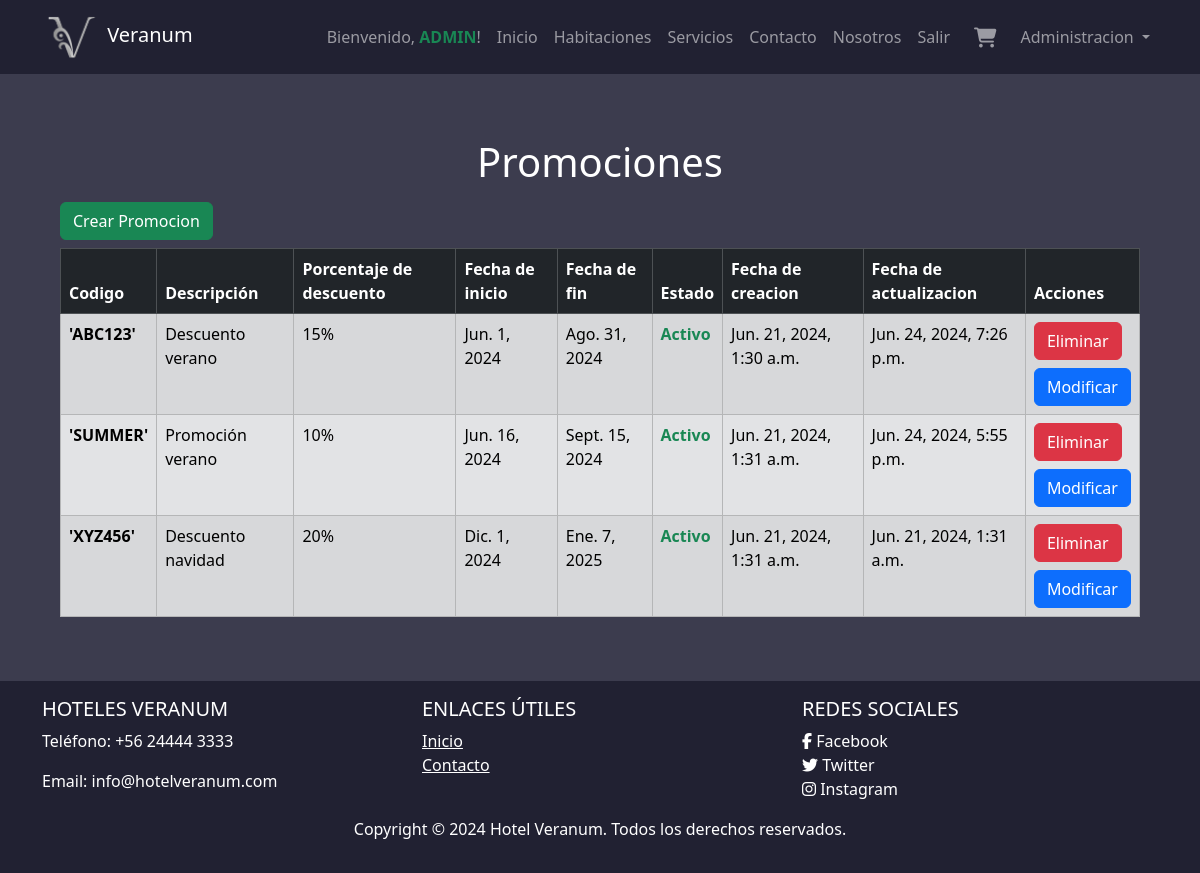
Page /promocion/ (signed in) on the earlier database version.
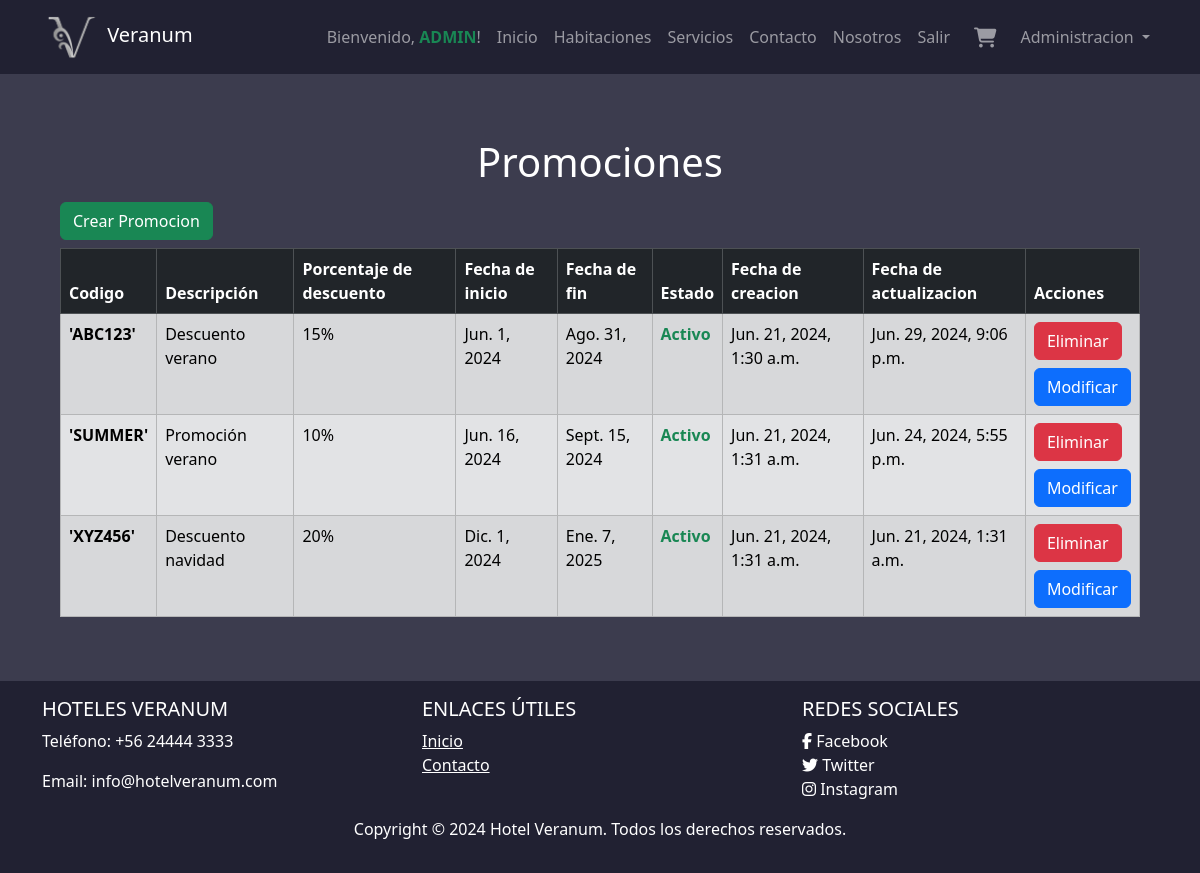
Same page on the later database version.
### hotel/models.py (models this page shows, shortened)
class Promocion(models.Model):
    codigo = models.CharField(max_length=20, primary_key=True, verbose_name='Codigo')
    descripcion = models.TextField(blank=True, verbose_name='Descripcion', null=True)
    porcentaje_descuento = models.IntegerField(verbose_name='Porcentaje a Descontar')
    fecha_inicio = models.DateField(verbose_name='Fecha de inicio')
    fecha_fin = models.DateField(verbose_name='Fecha de termino')
    estado = models.BooleanField(default=True, verbose_name='Estado')
    fecha_creacion = models.DateTimeField(auto_now_add=True, verbose_name='Fecha de creacion')
    fecha_actualizacion = models.DateTimeField(auto_now=True, verbose_name='Fecha de actualizacion')
    class Meta:
        db_table = 'Promocion'
        verbose_name = "Promocion"
        verbose_name_plural = "Promociones"
        ordering = ['fecha_fin']

### hotel/views.py (the view)
# urls.py: path('promocion/', views.promocion, name='promocion'),
@login_required
def promocion(request):
    if not request.user.is_staff:
        return redirect('home')
    else:
        promociones = Promocion.objects.all()
        return render(request, 'promocion.html', {'promociones': promociones})

### hotel/context_processor.py (called while the page is built)
def total_carrito(request):
    total = 0
    if request.user.is_authenticated:
        if "carrito" in request.session.keys():
            for key, value in request.session["carrito"].items():
                total += int(value["acumulado"])
    return {"total_carrito": total}

### hotel/templates/promocion.html (shortened to what this page needs)
{% extends 'base.html' %}
{% load static%}
{% block content %}
<div class="m-5">
  <h1 class="text-center mt-3 text-white">Promociones</h1>
  <div class="container mt-3">
    <div class="mb-2">
      <a href="/promocion/crear/"><button class="btn btn-success">Crear Promocion</button></a>
    </div>
    <div class="row justify-content-center">
      <div class="col-lg-12">
        <div class="table-responsive">
          <table class="table table-secondary table-striped table-bordered">
            <thead class="table-dark">
              <tr>
                <th scope="col">Codigo</th>
                <th scope="col">Descripción</th>
                <th scope="col">Porcentaje de descuento</th>
                <th scope="col">Fecha de inicio</th>
                <th scope="col">Fecha de fin</th>
                <th scope="col">Estado</th>
                <th scope="col">Fecha de creacion</th>
                <th scope="col">Fecha de actualizacion</th>
                <th scope="col">Acciones</th>
              </tr>
            </thead>
            <tbody>
              {% for promocion in promociones %}
              <tr>
                <td class="fw-bold">'{{ promocion.codigo }}'</td>
                <td>{{ promocion.descripcion }}</td>
                <td>{{ promocion.porcentaje_descuento }}%</td>
                <td>{{ promocion.fecha_inicio }}</td>
                <td>{{ promocion.fecha_fin }}</td>
                {% if promocion.estado %}
                <td class="text-success fw-semibold">Activo</td>
                {% else %}
                <td class="text-danger fw-semibold">Inactivo</td>
                {% endif %}
                <td>{{ promocion.fecha_creacion }}</td>
                <td>{{ promocion.fecha_actualizacion }}</td>
                <td><form action="{% url 'eliminar_promocion' promocion.codigo %}" method="POST">
                  <button class="btn btn-danger">
                      Eliminar
                  </button>
                </form>
                <a href="{% url 'detalle_promocion' promocion.codigo %}" class="btn btn-primary mt-2">Modificar</a>
                </td>
              </tr>
              {% endfor %}
            </tbody>
          </table>
        </div>
      </div>
    </div>
  </div>
</div>
{% endblock %}

Differences in the rows shown:
changed Promocion "ABC123": fecha_actualizacion "Jun. 24, 2024, 7:26 p.m." → "Jun. 29, 2024, 9:06 p.m."
